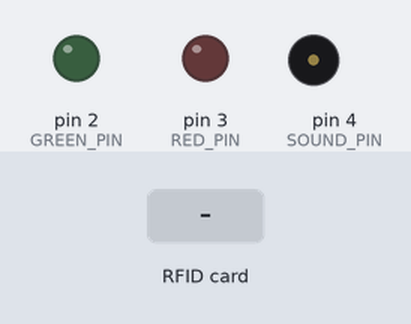
The sketch below on a simulated Arduino Mega 2560, built with avr-gcc and run on an emulated ATmega2560. On the bench: output pins drawn as LEDs (lit = HIGH), buzzer (waves = sounding). Inputs (shaded band) come from the test bench. Pins used as bus, display or sensor lines are not drawn; what the sketch prints to the serial monitor is not drawn.

Above: at 1.2 s.
1.3 s: RFID card 5E 7A 19 C4 held to the reader
At 2.37 s:
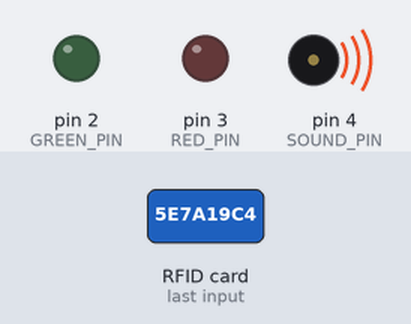
Timing chart, 0 to 4.3 s (numbered marks = the images above; inputs shaded):
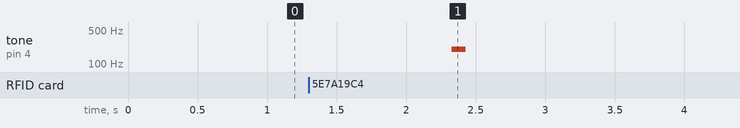

The sketch:

skud_arduino.ino
```cpp
/*
 *
 * Подключение считывателя RFID к Arduino
 * -----------------------------------------------------------------------------------------
 *             MFRC522      Arduino       Arduino   Arduino    Arduino          Arduino
 *             Reader/PCD   Uno/101       Mega      Nano v3    Leonardo/Micro   Pro Micro
 * Signal      Pin          Pin           Pin       Pin        Pin              Pin
 * -----------------------------------------------------------------------------------------
 * RST/Reset   RST          9             49        D9         RESET/ICSP-5     RST
 * SPI SS      SDA(SS)      10            53        D10        10               10
 * SPI MOSI    MOSI         11 / ICSP-4   51        D11        ICSP-4           16
 * SPI MISO    MISO         12 / ICSP-1   50        D12        ICSP-1           14
 * SPI SCK     SCK          13 / ICSP-3   52        D13        ICSP-3           15
 */

#include <SPI.h>
#include <MFRC522.h>

#define RST_PIN         49
#define SS_PIN          53
#define DIRECTION_PIN   A0
#define GREEN_PIN       2
#define RED_PIN         3
#define SOUND_PIN       4

MFRC522 rfid(SS_PIN, RST_PIN);
uint8_t header[]={0x37, 0x83};

// Направление движения
enum Direction
{
  NONE,
  IN,
  OUT
};

enum Access
{
  ACCESS_NONE,
  GRANTED,
  DENIED
};

void setup()
{
  Serial.begin(9600);
  SPI.begin();
  rfid.PCD_Init();

  pinMode(GREEN_PIN, OUTPUT);
  pinMode(RED_PIN, OUTPUT);
  pinMode(SOUND_PIN, OUTPUT);
}

void loop()
{
  // Ждем карту
  if ( ! rfid.PICC_IsNewCardPresent())
    return;

  // Проверяем, что UID считатн
  if ( ! rfid.PICC_ReadCardSerial())
    return;

  // Проверяем тип карты
  MFRC522::PICC_Type piccType = rfid.PICC_GetType(rfid.uid.sak);

  // Check is the PICC of Classic MIFARE type
  if (piccType != MFRC522::PICC_TYPE_MIFARE_MINI &&
      piccType != MFRC522::PICC_TYPE_MIFARE_1K &&
      piccType != MFRC522::PICC_TYPE_MIFARE_4K)
  {
    return;
  }

  // Проверяем направление движение
  Direction dir = get_direction();

  // Формируем пакет
  Serial.write(header, sizeof(header));
  Serial.write(rfid.uid.uidByte, rfid.uid.size);
  Serial.write((uint8_t*)&dir, sizeof(dir));
  Serial.flush();

  // Завершаем операцию с картой
  rfid.PICC_HaltA();
  rfid.PCD_StopCrypto1();

  // Ждем ответ
  int accessRaw = get_response();
  if(accessRaw == -1)
  {
    // Таймаут, ответ не пришел
    beep(200, 100);
    return;
  }


  // Если получен ответ от ПК
  Access access = (Access)accessRaw;

  if(access == GRANTED)
  {
    digitalWrite(GREEN_PIN, 1);
    beep_granted();
    delay(500);
    digitalWrite(GREEN_PIN, 0);
  }
  else if(access == DENIED)
  {
    digitalWrite(RED_PIN, 1);
    beep_denied();
    delay(500);
    digitalWrite(RED_PIN, 0);
  }
  else
  {
    beep_info();
  }
}

int get_response()
{
  int cnt = 1000;
  while(Serial.available()==0 && cnt > 0)
  {
    cnt--;
    delay(1);
  }

  int x = Serial.read();
  while(Serial.available() > 0)
    Serial.read();
  return x;
}

// Определяет направление движения
Direction get_direction()
{
  int dirRaw = analogRead(DIRECTION_PIN);
  Direction dir = NONE;

  if(dirRaw < 100)
    dir = IN;
  else if(dirRaw > 900)
    dir = OUT;

  return dir;
}

void beep_info()
{
  beep(1000, 100);
}

void beep_granted()
{
  beep(1000, 300);
}

void beep_denied()
{
  for(int i = 0; i<3; i++)
  {
    beep(200, 100);
    delay(100);
  }
}

void beep(int freq, int duration)
{
  tone(SOUND_PIN, freq);
  delay(duration);
  noTone(SOUND_PIN);
}
```

Measured:
- after the input at 1.3 s, tone on pin 4 (SOUND_PIN): silent → 200 Hz after 1.0 s, → silent 0.10 s later
